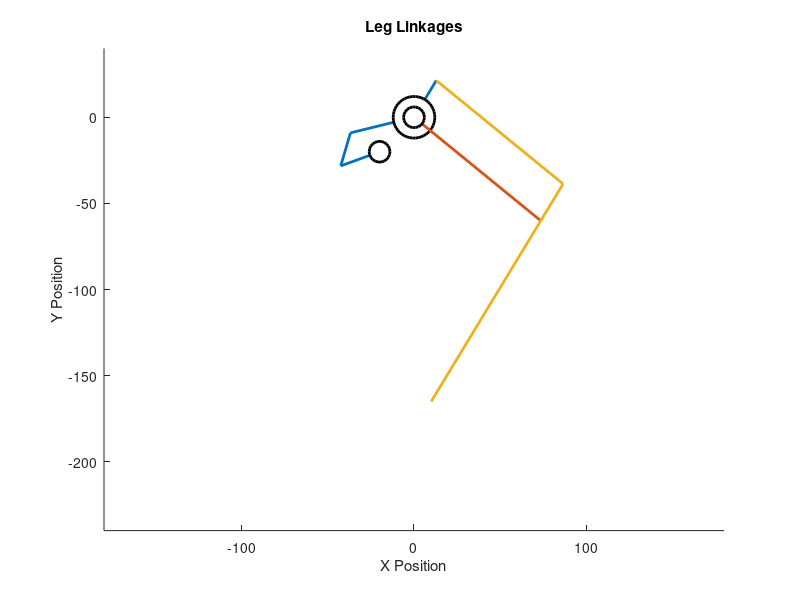

Source code (MATLAB):
clearvars;
close all;

% Declare length and angle arrays
constLen = [24.0, 20.0, 38.0, 25.0, 95.0, 122.7];
varLen = [0.0, 0.0];

constAng = [135];
varAng = [0.0, 0.0, 0.0, 0.0, 0.0, 0.0, 0.0];

% linkLen = [24, 20, 38, 25, 95, 95, 120.0, 25, NaN, NaN, NaN]; % [24, 20, 35, 25, 95, 115, 154.3, 20, NaN, NaN, NaN];
% linkAng = [NaN, NaN, NaN, 0.0, NaN, NaN, NaN, NaN, NaN, 135.74, NaN, NaN]; % [NaN, NaN, NaN, 0.0, NaN, NaN, NaN, NaN, NaN, 95.74, NaN, NaN];

motor2 = [-20, -20];

footPosition = [10, -160];

function [length] = getLength(xArr, yArr)
    length = 0;
    % length = (yArr(2) - yArr(1))/(xArr(2) - xArr(1));
end


function [linkX, linkY] = generatePositions(constLen, varLen, constAng, varAng, motor2, footPosition)
    
    linkX = [];
    linkY = [];

    % General Calculations

    varLen(1) = sqrt(footPosition(1)^2 + footPosition(2)^2);
    varAng(1) = atand(abs(footPosition(2))/abs(footPosition(1)));
    if footPosition(1) > 0
        varAng(1) = 180-varAng(1);
    end
    varAng(2) = acosd((constLen(5)^2 - constLen(6)^2 - varLen(1)^2)/(-2*constLen(6)*varLen(1)));
    varAng(3) = varAng(1) - varAng(2);
    varAng(4) = 180 - constAng(1) - varAng(3);
    
    x2 = -constLen(3)*cosd(varAng(4)) - motor2(1);
    y2 = constLen(3)*sind(varAng(4)) - motor2(2);
   
    varLen(2) = sqrt(x2^2+y2^2);
    varAng(5) = atand(abs(y2)/abs(x2));
    varAng(6) = acosd((constLen(2)^2 - varLen(2)^2 - constLen(1)^2)/(-2*constLen(1)*varLen(2)));
    varAng(7) = varAng(5) - varAng(6);

    if isreal(varAng(3))
        M1Angle = atan2d(footPosition(2)+constLen(6)*sind(varAng(3)), footPosition(1)+constLen(6)*cosd(varAng(3)));
    else
        linkX = [NaN, NaN, NaN, NaN, NaN, NaN, NaN, NaN];
        linkY = [NaN, NaN, NaN, NaN, NaN, NaN, NaN, NaN];
        return
    end
    disp(varAng(4))
    
    if M1Angle > -10 || M1Angle < -120 || varAng(4) < -20
        linkX = [NaN, NaN, NaN, NaN, NaN, NaN, NaN, NaN];
        linkY = [NaN, NaN, NaN, NaN, NaN, NaN, NaN, NaN];
        return
    end

    % motor1Angle = atand(abs(footPosition(2)+constLen(6)*sind(varAng(3)))/abs(footPosition(1)+constLen(5)*cosd(varAng(3))));

    % linkLen(9) = sqrt(footPosition(1)^2 + footPosition(2)^2);
    % 
    % linkAng(5) = acosd((linkLen(9)^2 - linkLen(5)^2 - linkLen(7)^2)/(-2*linkLen(5)*linkLen(7)));
    % 
    % linkAng(7) = asind((linkLen(7)/linkLen(9))*sind(linkAng(5)));
    % 
    % linkAng(8) = atand(footPosition(1)/footPosition(2));
    % 
    % linkAng(1) = 90 - linkAng(7) + linkAng(8);
    % 
    % linkAng(3) = linkAng(5) - linkAng(1) - linkAng(4);
    % 
    % x1 = linkLen(5)*cosd(linkAng(1)) + linkLen(8)*cosd(linkAng(3));
    % y1 = -linkLen(5)*sind(linkAng(1)) + linkLen(8)*sind(linkAng(3));
    % 
    % linkLen(10) = sqrt(x1^2 + y1^2);
    % 
    % linkAng(9) = atand(abs(y1/x1));
    % 
    % temp = acosd((linkLen(6)^2 - linkLen(4)^2 - linkLen(10)^2)/(-2*linkLen(4)*linkLen(10)));
    % 
    % linkAng(2) = 90 - acosd((linkLen(6)^2 - linkLen(4)^2 - linkLen(10)^2)/(-2*linkLen(4)*linkLen(10))) + linkAng(9);
    % linkAng(11) = linkAng(10) - linkAng(2);
    % 
    % x2 = -linkLen(3) * sind(linkAng(11)) - motor2(1);
    % y2 =  linkLen(3) * cosd(linkAng(11)) - motor2(2);
    % 
    % fprintf("X: %f, Y: %f\n", x2, y2);
    % 
    % linkLen(11) = sqrt(x2^2 + y2^2);
    % 
    % linkAng(12) = acosd((linkLen(2)^2 - linkLen(1)^2 - linkLen(11)^2)/(-2*linkLen(1)*linkLen(11)));
    % 
    % linkAng(13) = atand(abs(y2/x2));
    % 
    % linkAng(6) = linkAng(13) - linkAng(12);
    
    % Link 1 Calculations
    linkX(1, :) = [motor2(1), motor2(1) - constLen(1) * cosd(varAng(7))];
    linkY(1, :) = [motor2(2), motor2(2) + constLen(1) * sind(varAng(7))];
    
    % disp("L1");
    % disp(getLength(linkX(1, :), linkY(1, :)));
    
    % Link 3 Calculations
    linkX(3, :) = [0, -constLen(3) * cosd(varAng(4))];
    linkY(3, :) = [0, constLen(3) * sind(varAng(4))];
    
    % disp("L3");
    % disp(getLength(linkX(3, :), linkY(3, :)));

    % Link 2 Calculations
    linkX(2, :) = [linkX(1, 2), linkX(3, 2)];
    linkY(2, :) = [linkY(1, 2), linkY(3, 2)];

    % disp("L2");
    % disp(getLength(linkX(:, 2), linkY(:, 2)));

    % Link 4 Calculations
    linkX(4, :) = [0, constLen(4) * cosd(varAng(3))];
    linkY(4, :) = [0, constLen(4) * sind(varAng(3))];

    % disp("L4");
    % disp(getLength(linkX(:, 4), linkY(:, 4)));

    % Link 5 Calculations
    linkX(5, :) = [0, footPosition(1) + constLen(6) * cosd(varAng(3))];
    linkY(5, :) = [0, footPosition(2) + constLen(6) * sind(varAng(3))];

    % disp("L5");
    % disp(getLength(linkX(:, 5), linkY(:, 5)));

    % Link 8 Calculations
    linkX(8, :) = [linkX(5, 2), linkX(5, 2) + constLen(4) * cosd(varAng(3))];
    linkY(8, :) = [linkY(5, 2), linkY(5, 2) + constLen(4) * sind(varAng(3))];

    % disp("L8");
    % disp(getLength(linkX(:, 8), linkY(:, 8)));

    % Link 7 Calculations
    linkX(7, :) = [footPosition(1), linkX(5, 2)];
    linkY(7, :) = [footPosition(2), linkY(5, 2)];

    % disp("L7");
    % disp(getLength(linkX(:, 7), linkY(:, 7)));

    % Link 6 Calculations
    linkX(6, :) = [linkX(4, 2), linkX(8, 2)];
    linkY(6, :) = [linkY(4, 2), linkY(8, 2)];

    % disp("L6");
    % disp(getLength(linkX(6, :), linkY(6, :))); 
end

[linkX, linkY] = generatePositions(constLen, varLen, constAng, varAng, motor2, footPosition);

figure;

lines = [];

lines(1) = line(linkX(1, :), linkY(1, :), 'LineWidth', 2);
hold on;
lines(2) = line(linkX(2, :), linkY(2, :), 'LineWidth', 2);
hold on;
lines(3) = line(linkX(3, :), linkY(3, :), 'LineWidth', 2);
hold on;
lines(4) = line(linkX(4, :), linkY(4, :), 'LineWidth', 2);
hold on;
plot(0, 0, 'o', 'MarkerSize', 30, 'LineWidth', 2, 'Color', "#000000", 'MarkerFaceColor', "#FFFFFF");
hold on;
lines(5) = line(linkX(5, :), linkY(5, :), 'LineWidth', 2);
hold on;
plot(0, 0, 'o', 'MarkerSize', 15, 'LineWidth', 2, 'Color', "#000000", 'MarkerFaceColor', "#FFFFFF");
hold on;
lines(6) = line(linkX(6, :), linkY(6, :), 'LineWidth', 2);
hold on;
lines(7) = line(linkX(7, :), linkY(7, :), 'LineWidth', 2);
hold on;
lines(8) = line(linkX(8, :), linkY(8, :), 'LineWidth', 2);
hold on;
plot(-20, -20, 'o', 'MarkerSize', 15, 'LineWidth', 2, 'Color', "#000000", 'MarkerFaceColor', "#FFFFFF");
% legend('L1', 'L2', 'L3', 'L4', 'L5', 'L6', 'L7', 'L8');

title("Leg Linkages")
xlabel("X Position")
ylabel("Y Position")

axis equal

ylim([-240 40]);
xlim([-180 180]);

footPosition = [10, -160];
[linkX, linkY] = generatePositions(constLen, varLen, constAng, varAng, motor2, footPosition);

% for lineIndex = 1:size(lines, 2)
%     set(lines(lineIndex), 'XData', linkX(lineIndex, :));
%     set(lines(lineIndex), 'YData', linkY(lineIndex, :));
% end
drawnow; 

% xArr = zeros(1, 1100);
% yArr = zeros(1, 1100);
% 
% index = 1;

% for x = -180:2:180
%     for y = -240:2:-40
%         footPosition = [x, y];
% 
%         [linkX, linkY] = generatePositions(constLen, varLen, constAng, varAng, motor2, footPosition);
%         if isreal(linkX) && isreal(linkY) && ~anynan(linkX) && ~anynan(linkY)
%             plot(x, y, '*', 'MarkerSize', 1, 'LineWidth', 2, 'Color', "#00FF00", 'MarkerFaceColor', "#00FF00");
%             hold on;
%             % 
%             xArr(index) = x;
%             yArr(index) = y;
%             index = index + 1;
%             % for lineIndex = 1:size(lines, 2)
%             %     set(lines(lineIndex), 'XData', linkX(lineIndex, :));
%             %     set(lines(lineIndex), 'YData', linkY(lineIndex, :));
%             % end
%             % pause(0.1);
% 
%         end
%     end
% end

% drawnow; 



% T = table(transpose(xArr), transpose(yArr));

% writetable(T,'myData.txt','Delimiter',',')  
% type 'myData.txt'
% 
for z = 0:4

    t = linspace(0, 1, 25);

    P = [
        30 -10;
        60 -9;
        75 27;
        -65 68;
        -35 -16;
        -10 -10;
    ];

    P2 = [
       -10 -10
       30 -10
    ];

    % Make t a column vector
    t = t(:);

    % Bernstein basis polynomials for n = 5
    B0 = (1 - t).^5;
    B1 = 5 * (1 - t).^4 .* t;
    B2 = 10 * (1 - t).^3 .* t.^2;
    B3 = 10 * (1 - t).^2 .* t.^3;
    B4 = 5 * (1 - t)    .* t.^4;
    B5 = t.^5;

    B10 = (1-t);
    B11 = t;

    % B0 = (1 - t).^7;
    % B1 = 7 * (1 - t).^6 .* t;
    % B2 = 21 * (1 - t).^5 .* t.^2;
    % B3 = 35 * (1 - t).^4 .* t.^3;
    % B4 = 35 * (1 - t).^3 .* t.^4;
    % B5 = 21 * (1 - t).^2 .* t.^5;
    % B6 = 7 * (1 - t).^1 .* t.^6;
    % B7 = (t).^7;


    % Combine into one matrix
    basis = [B0 B1 B2 B3 B4 B5];

    basis2 = [B10 B11];

    % Compute curve points
    B = basis * P;

    B2 = basis2 * P2;

    for row = 1:25
        x = B(row, 1) - 20;
        y = B(row, 2) - 155;

        footPosition = [x, y];

        [linkX, linkY] = generatePositions(constLen, varLen, constAng, varAng, motor2, footPosition);
        for lineIndex = 1:size(lines, 2)
            set(lines(lineIndex), 'XData', linkX(lineIndex, :));
            set(lines(lineIndex), 'YData', linkY(lineIndex, :));
        end
        pause(0.02);
        drawnow;
    end

    for row = 1:25
        x = B2(row, 1) - 20;
        y = B2(row, 2) - 155;

        footPosition = [x, y];

        [linkX, linkY] = generatePositions(constLen, varLen, constAng, varAng, motor2, footPosition);
        for lineIndex = 1:size(lines, 2)
            set(lines(lineIndex), 'XData', linkX(lineIndex, :));
            set(lines(lineIndex), 'YData', linkY(lineIndex, :));
        end
        pause(0.04);
        drawnow;
    end


    % for t = linspace(-15, 70, 30)
    %     %footPosition = [-t, -0.025*(-t+70)^2-130];
    %     footPosition = [-t, -0.0221*(t-27.5)^2-120]; %-116.6
    %     [linkX, linkY] = generatePositions(constLen, varLen, constAng, varAng, motor2, footPosition);
    % 
    %     for lineIndex = 1:size(lines, 2)
    %         set(lines(lineIndex), 'XData', linkX(lineIndex, :));
    %         set(lines(lineIndex), 'YData', linkY(lineIndex, :));
    %     end
    %     pause(0.02);
    %     drawnow;
    % end
    % 
    % for x = linspace(-48-20, 18-20, 25)
    %     footPosition = [x, -145];
    %     [linkX, linkY] = generatePositions(constLen, varLen, constAng, varAng, motor2, footPosition);
    % 
    %     for lineIndex = 1:size(lines, 2)
    %         set(lines(lineIndex), 'XData', linkX(lineIndex, :));
    %         set(lines(lineIndex), 'YData', linkY(lineIndex, :));
    %     end
    %     pause(0.02);
    %     drawnow;
    % end
end


% waitforbuttonpress;
% 
% set(L8Line, 'YData', [-200, -400]);
% 


% Inequalities
% 10400 >= (x+56)^2+(y+102)^2
% 8500 <= (x+120)+(y+21)^2
% 13400 <= 1.8(x-58)^2+(y+12)^2
